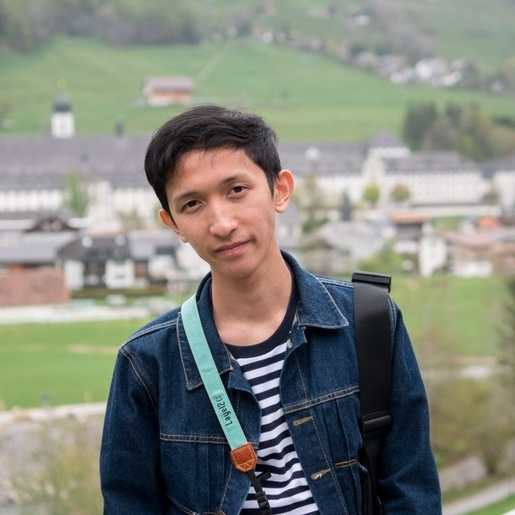
#> input picture images/lay.jpg, 515 x 515 px, shrunk from 741 x 741 before the run
$ jupyter execute --allow-errors example1.ipynb
#> lines starting #> are read from the running program, lines starting #| are printed output that depends on the picture
### tools.py
import dlib
import os
import numpy as np

file_path = os.path.dirname(__file__)

class face_detector:
    def __init__(self,opt="hog"):
        opt_dict = {
                    "hog" : dlib.get_frontal_face_detector(),
                    "cnn" : dlib.cnn_face_detection_model_v1(os.path.join(file_path,'weight/mmod_human_face_detector.dat')),
                    }
        self.model = opt_dict[opt]

    # [13 lines left out: function __call__, not called in this run]

class face_features:
    # [12 lines left out: functions __init__, __call__, not called in this run]
    def get_landmark(self, img, face_locations):
        return np.array([self.landmark(img, face) for face in face_locations])

    # [5 lines left out: function from_img, not called in this run]


def rect2bb(rect):
    return (rect.left(),rect.top()) , (rect.right(), rect.bottom())

# [17 lines left out: function face_compare, not called in this run]


def cosine_dist(a, b):
    return 1 - ((a@b.T)/(np.linalg.norm(a)*np.linalg.norm(b)))

def l1_dist(a, b):
    return np.linalg.norm(a-b, ord=1, axis=1)

def l2_dist(a, b):
    return np.linalg.norm(a-b, ord=2, axis=1)

### example1.ipynb
[cell 1]
from tools import *
import cv2
import numpy as np
from matplotlib import pyplot as plt

[cell 2]
def cv2_imshow(img):
    plt.figure(figsize=(8,5))
    plt.imshow(img[:,:,::-1])

[cell 3]
img = cv2.imread("images/lay.jpg")
#> img is the input picture: shape (515, 515, 3); mean B, G, R 124.2, 133.9, 130.8
cv2_imshow(img)

#> (a cell that did not finish here is left out)

faceFeature = face_features()

#> (a cell that did not finish here is left out)

[cell 6]
img_2 = img.copy()
#> (the rest of this cell did not finish here and is left out)

[cell 7]
img2 = cv2.imread("images/lay2.jpg")
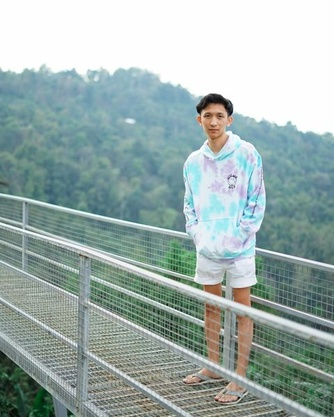
#> input picture images/lay2.jpg, 334 x 417 px, shrunk from 480 x 600 before the run
#> img2 is the input picture: shape (417, 334, 3); mean B, G, R 171.7, 174.4, 157.1
cv2_imshow(img2)

#> (a cell that did not finish here is left out)

#> (a cell that did not finish here is left out)

#> (a cell that did not finish here is left out)

#> (a cell that did not finish here is left out)

#> (a cell that did not finish here is left out)

[cell 13]
img_mario = cv2.imread("images/mario.jpg")
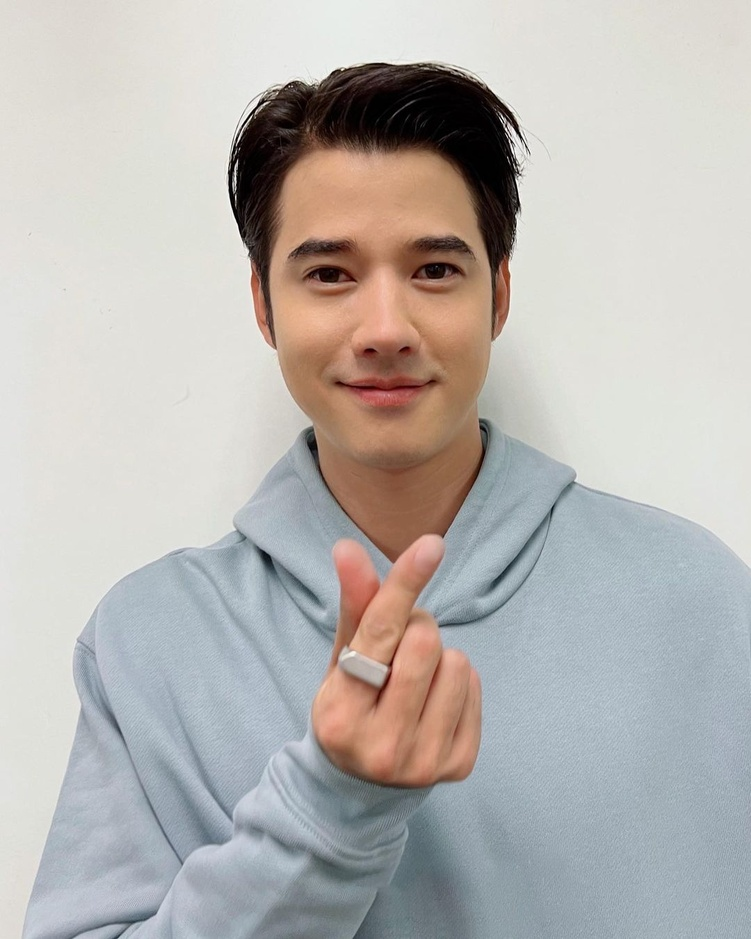
#> input picture images/mario.jpg, 751 x 939 px, shrunk from 1080 x 1350 before the run
#> img_mario is the input picture: shape (939, 751, 3); mean B, G, R 178, 181, 184.4
cv2_imshow(img_mario)
